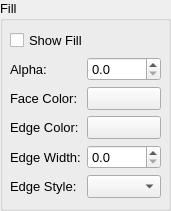
   <widget class="QGroupBox" name="groupBox_6">
    <property name="geometry">
     <rect>
      <x>770</x>
      <y>90</y>
      <width>171</width>
      <height>211</height>
     </rect>
    </property>
    <property name="font">
     <font>
      <pointsize>10</pointsize>
     </font>
    </property>
    <property name="title">
     <string>Fill</string>
    </property>
    <widget class="QWidget" name="formLayoutWidget_5">
     <property name="geometry">
      <rect>
       <x>10</x>
       <y>30</y>
       <width>151</width>
       <height>171</height>
      </rect>
     </property>
     <layout class="QFormLayout" name="formLayout_5">
      <item row="1" column="0">
       <widget class="QLabel" name="label_15">
        <property name="text">
         <string>Alpha:</string>
        </property>
       </widget>
      </item>
      <item row="2" column="0">
       <widget class="QLabel" name="label_16">
        <property name="text">
         <string>Face Color:</string>
        </property>
       </widget>
      </item>
      <item row="3" column="0">
       <widget class="QLabel" name="label_17">
        <property name="text">
         <string>Edge Color:</string>
        </property>
       </widget>
      </item>
      <item row="4" column="0">
       <widget class="QLabel" name="label_18">
        <property name="text">
         <string>Edge Width:</string>
        </property>
       </widget>
      </item>
      <item row="5" column="0">
       <widget class="QLabel" name="label_19">
        <property name="text">
         <string>Edge Style:</string>
        </property>
       </widget>
      </item>
      <item row="1" column="1">
       <widget class="QDoubleSpinBox" name="sbFA">
        <property name="decimals">
         <number>1</number>
        </property>
        <property name="singleStep">
         <double>0.100000000000000</double>
        </property>
       </widget>
      </item>
      <item row="2" column="1">
       <widget class="QPushButton" name="btnFFC">
        <property name="text">
         <string/>
        </property>
       </widget>
      </item>
      <item row="3" column="1">
       <widget class="QPushButton" name="btnFEC">
        <property name="text">
         <string/>
        </property>
       </widget>
      </item>
      <item row="4" column="1">
       <widget class="QDoubleSpinBox" name="sbFEW">
        <property name="decimals">
         <number>1</number>
        </property>
        <property name="singleStep">
         <double>0.100000000000000</double>
        </property>
       </widget>
      </item>
      <item row="5" column="1">
       <widget class="QComboBox" name="cbFES"/>
      </item>
      <item row="0" column="0" colspan="2">
       <widget class="QCheckBox" name="chbF">
        <property name="text">
         <string>Show Fill</string>
        </property>
       </widget>
      </item>
     </layout>
    </widget>
   </widget>
